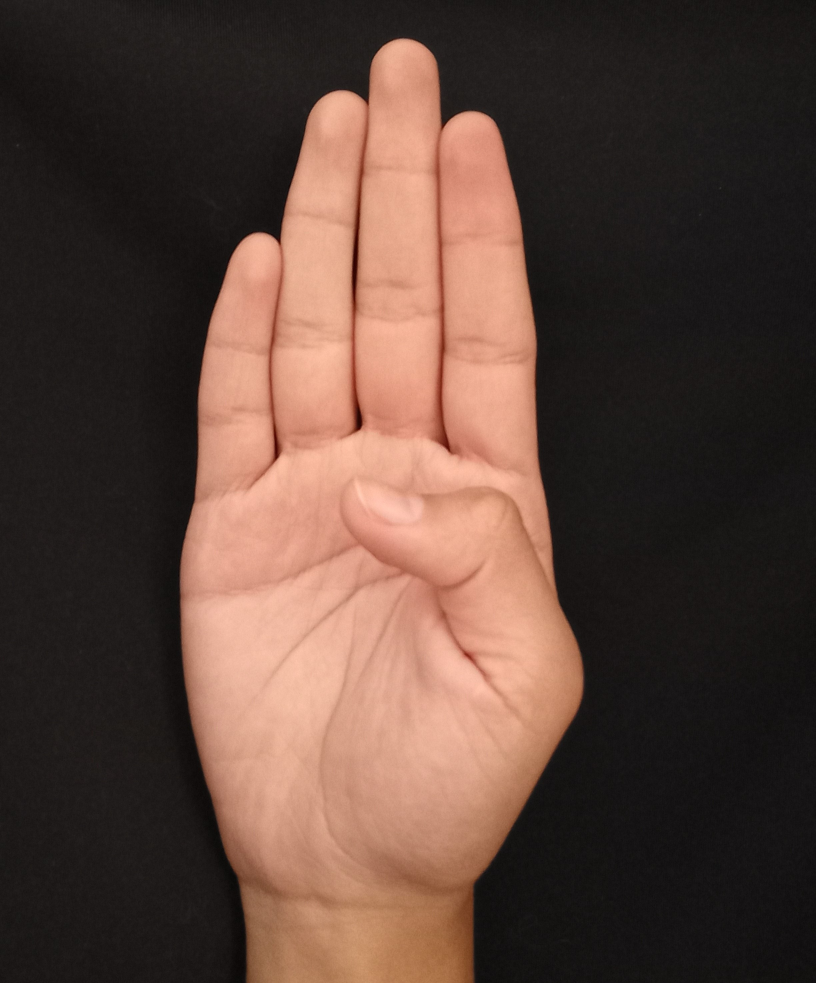
#> input picture Images/B_dark.jpg, 2447 x 2949 px, found by its file name (shown at 1/3 size)
$ python reduccion_deteccion.py
#> lines starting #> are read from the running program, lines starting #| are printed output that depends on the picture
## Detección de bordes
from skimage import io
from skimage import filters
from skimage.color import rgb2gray
import matplotlib.pyplot as plt
#Librerías para reducción de ruido
from skimage.filters.rank import median
from skimage.morphology import disk
##Librería contraste
from skimage import exposure
import numpy as np
## Binarización
import cv2

imagen = io.imread("Images/B_dark.jpg")
#> imagen is the input picture: shape (2949, 2447, 3); mean R, G, B 91.5, 68, 58.4
img_gray = rgb2gray(imagen)
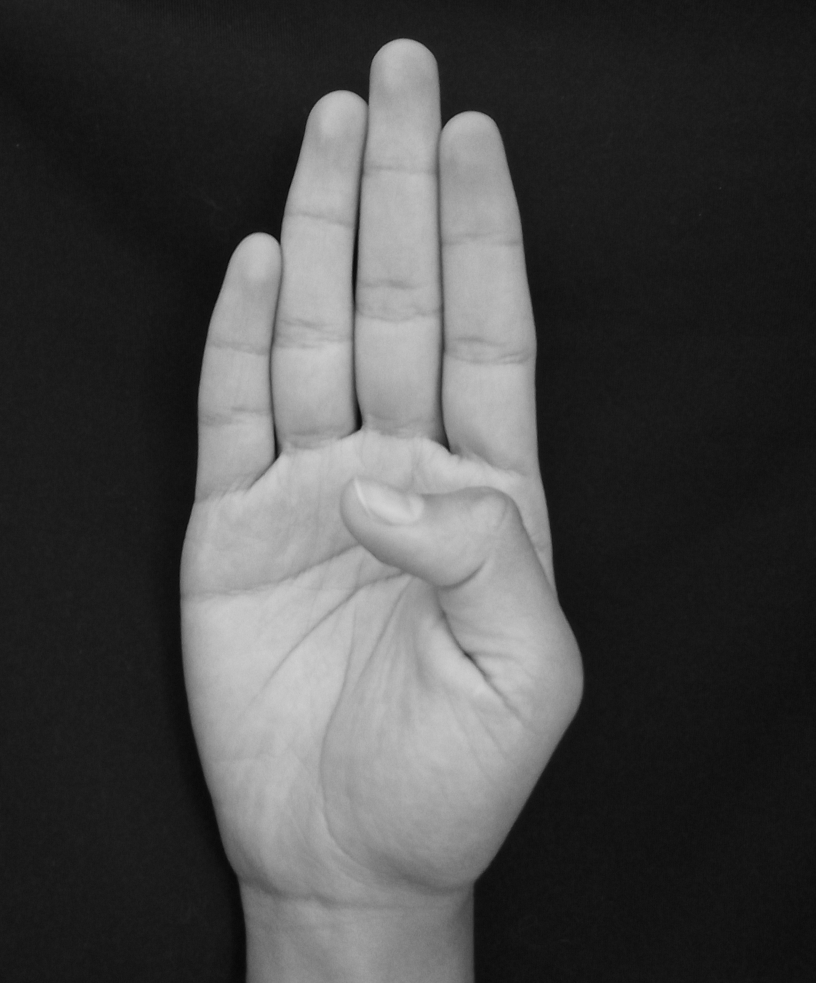
#> img_gray: shape (2949, 2447) float64 (shown at 1/3 size); min 0.0173, max 0.845, mean 0.283

#Binarización
ret,thresh1 = cv2.threshold(img_gray,127,255,cv2.THRESH_BINARY)
#> thresh1: shape (2949, 2447) float64; every value is 0
ret,thresh3 = cv2.threshold(img_gray,127,255,cv2.THRESH_TRUNC)

io.imshow(thresh1)
io.imshow(thresh3)
io.show()
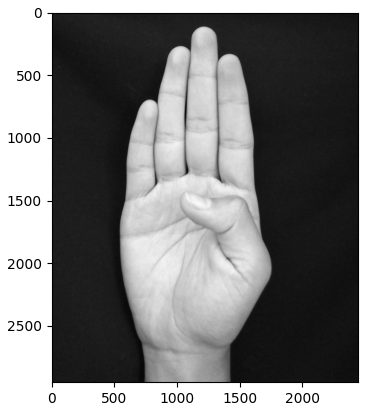
#> figure drawn by matplotlib, 1 panel
io.show()

# Reducción de ruido
#img_uint8 = img_gray.astype(np.uint8)  # Warning
imagen_r = median(img_gray)

# Estiramiento de contraste
p2, p98 = np.percentile(imagen_r, (2,98))
#> p2 = 17; p98 = 193
img_rescale = exposure.rescale_intensity(imagen_r, in_range=(p2,p98))
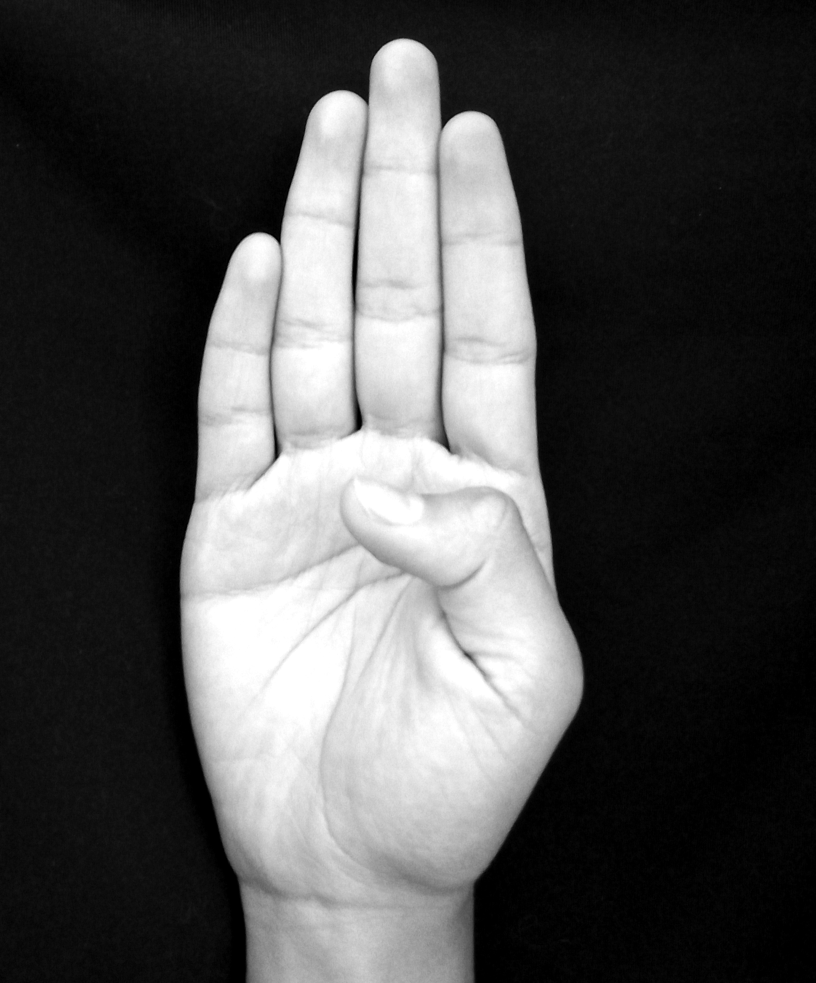
#> img_rescale: shape (2949, 2447) (shown at 1/3 size); min 0, max 255, mean 79.6

# Ecualización
img_eq = exposure.equalize_hist(imagen_r)
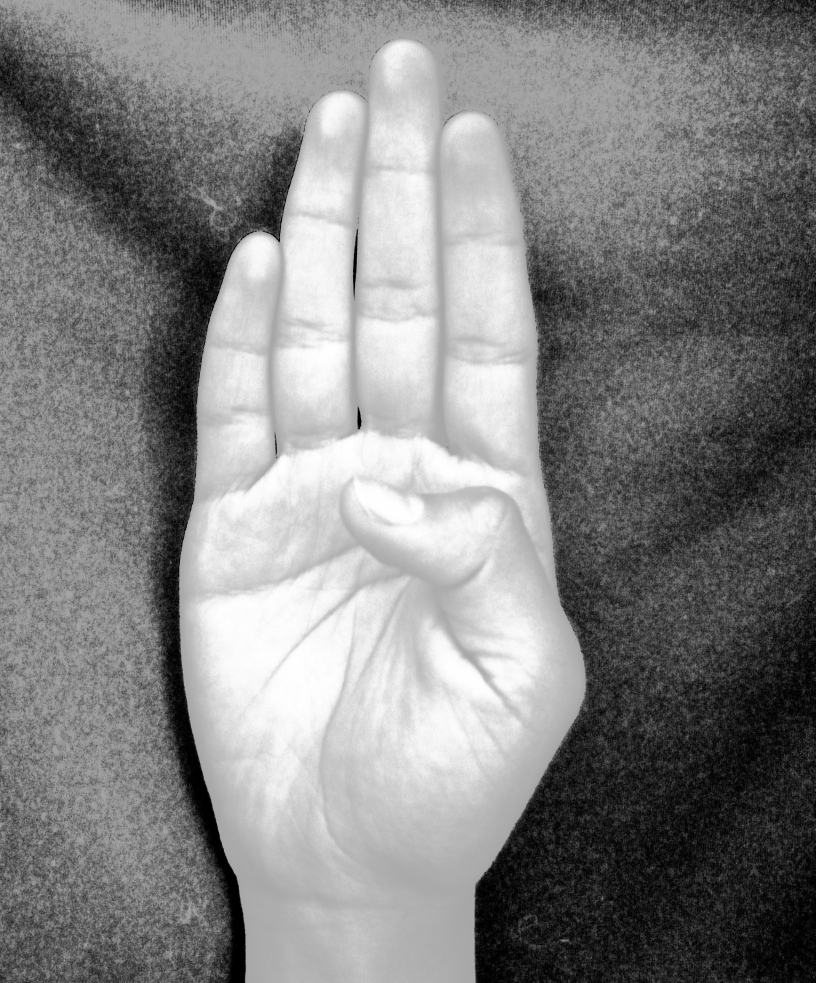
#> img_eq: shape (2949, 2447) float64 (shown at 1/3 size); min 2.77e-07, max 1, mean 0.514

# Ecualización adaptiva
imagen_g = exposure.equalize_adapthist(imagen_r, clip_limit=0.03)
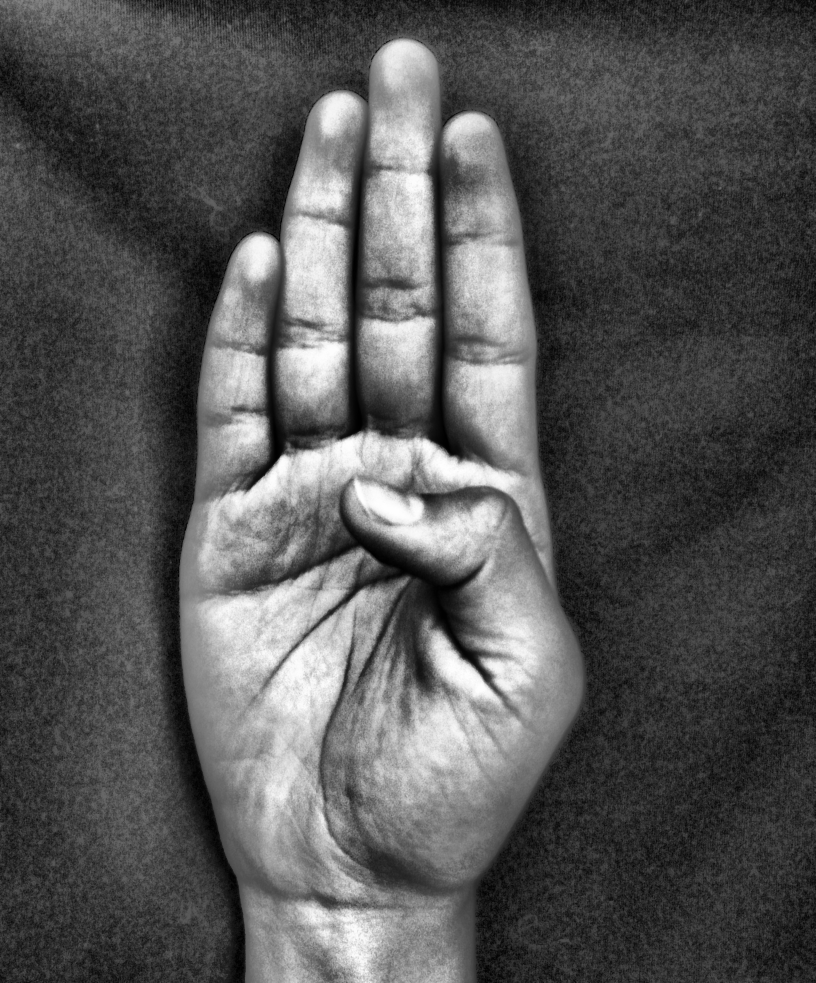
#> imagen_g: shape (2949, 2447) float64 (shown at 1/3 size); min 0, max 1, mean 0.336

# Filtros: sobel, roberts, prewitt
filtros = [filters.sobel, filters.roberts, filters.prewitt]
# filtros = [filters.prewitt]

io.imshow(imagen)
io.show()
for filtro in filtros:
    # Aplicamos cada uno de los filtros
    img_fil = filtro(imagen_g)
    #img_fil2 = filtro(imagen_g)
    # Mostramos los resultados
    plt.imshow(img_fil)
    plt.show()
#> this loop made 3 passes
#> pass 1, `img_fil = filtro(imagen_g)`:
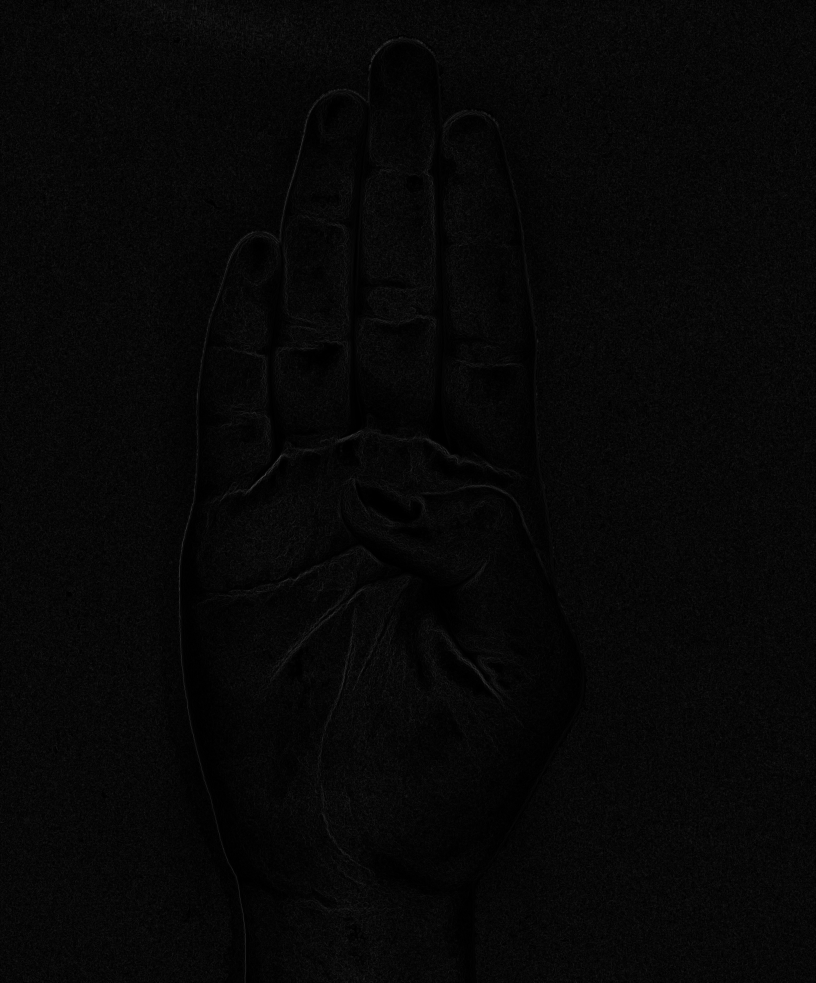
#> img_fil: shape (2949, 2447) float64 (shown at 1/3 size); min 0, max 0.416, mean 0.029

    # [11 lines of commented-out code are left out]

$ run again, with Images/A2.jpg copied over Images/B_dark.jpg
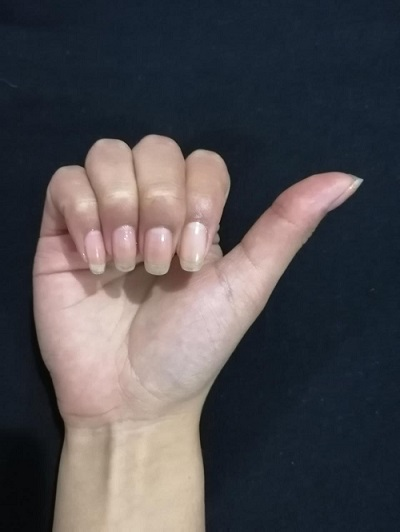
#> input picture Images/A2.jpg, 400 x 532 px, found by its file name
#> imagen is the input picture: shape (532, 400, 3); mean R, G, B 79, 76.2, 79.9
#> thresh1: shape (532, 400) float64; every value is 0
#> `io.show()`:
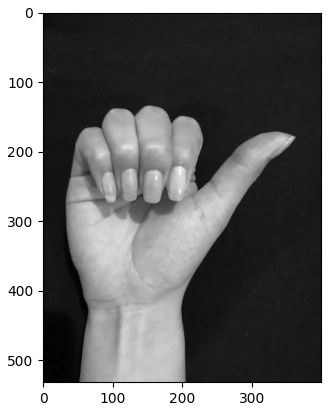
#> figure drawn by matplotlib, 1 panel
#> p2 = 12; p98 = 204
#> the loop `for filtro in filtros:` made 3 passes
#> pass 1, `img_fil = filtro(imagen_g)`:
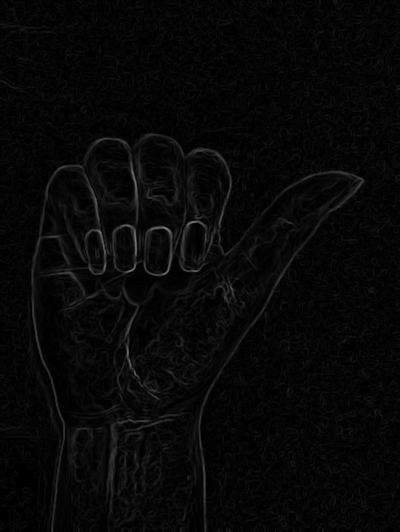
#> img_fil: shape (532, 400) float64; min 0, max 0.541, mean 0.0313

$ run again, with Images/Ay.jpg copied over Images/B_dark.jpg
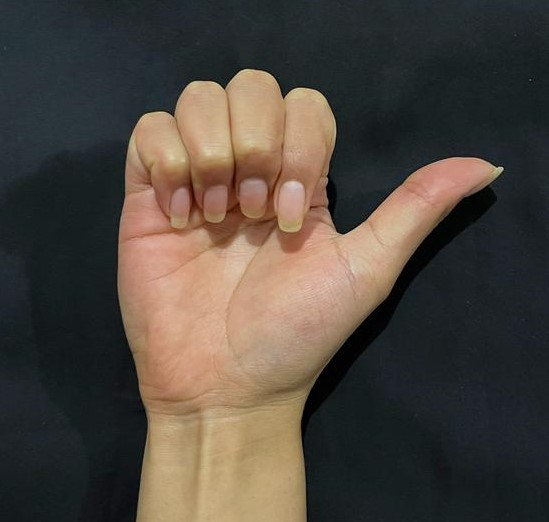
#> input picture Images/Ay.jpg, 549 x 522 px, found by its file name
#> imagen is the input picture: shape (522, 549, 3); mean R, G, B 78.5, 70.4, 62.6
#> thresh1: shape (522, 549) float64; every value is 0
#> `io.show()`:
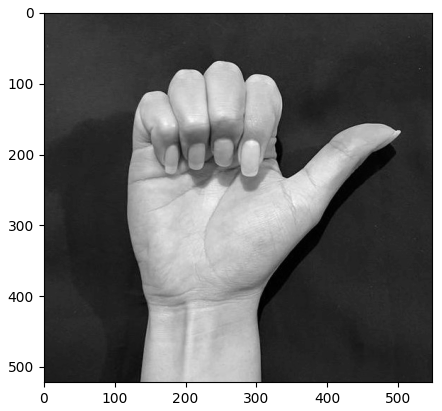
#> figure drawn by matplotlib, 1 panel
#> p2 = 14; p98 = 180
#> the loop `for filtro in filtros:` made 3 passes
#> pass 1, `img_fil = filtro(imagen_g)`:
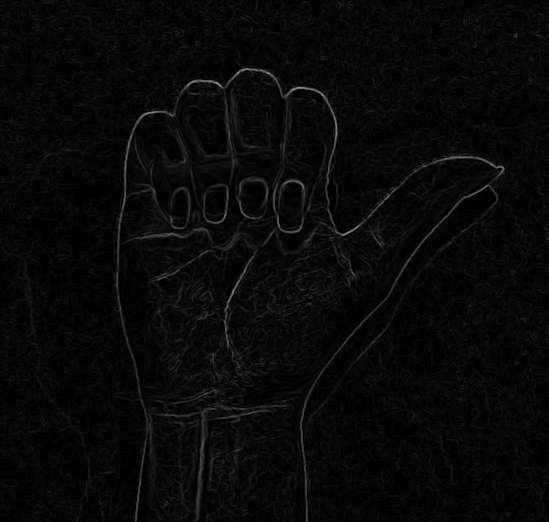
#> img_fil: shape (522, 549) float64; min 0, max 0.607, mean 0.0335
